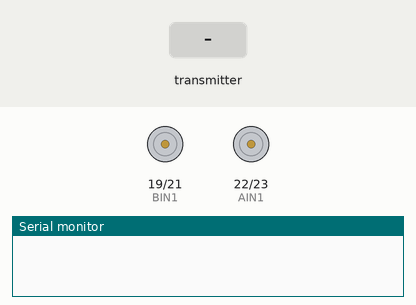
Simulated run of this sketch. Board: ESP32. Shown: motor-driver pin pairs drawn as motors (green arrow = first pin HIGH = forward, orange = second pin HIGH = backward, longer = more drive), the last lines printed to the serial monitor. The test bench sets the inputs (shaded band).

Above: at 1.2 s.
1.3 s: the transmitter starts sending motorA = 1024
At 2.4 s:
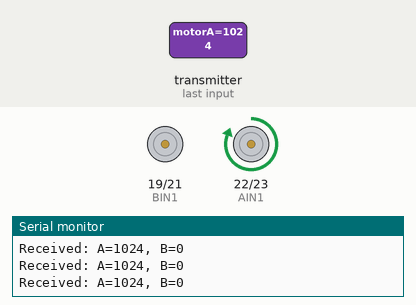
2.8 s: the transmitter starts sending motorB = 1024
At 3.7 s:
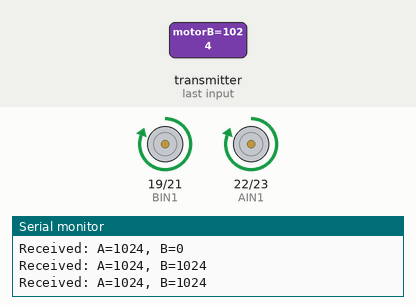
4.3 s: the transmitter starts sending motorA = 0
At 4.9 s:
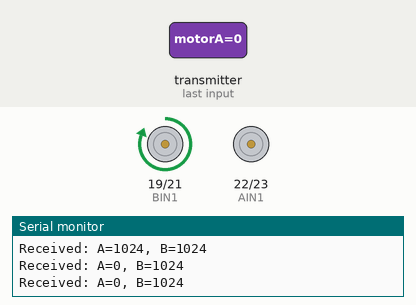
5.8 s: the transmitter starts sending motorA = 2048
At 7.0 s:
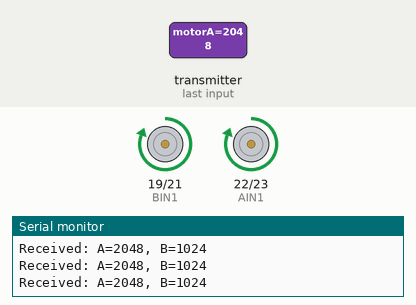
7.3 s: the transmitter starts sending motorB = 0
At 8.3 s:
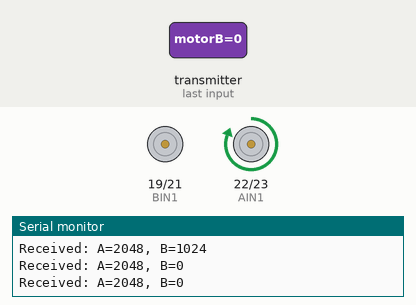
Timing chart, 0 to 9.8 s (numbered marks = the images above; inputs shaded):
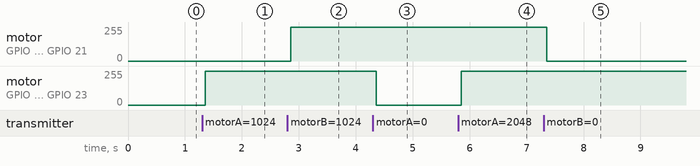

Measured:
- after the input at 1.3 s, motor on GPIO 22 (AIN1) / GPIO 23 (AIN2): stopped → forward 255/255 after 0.05 s
- after the input at 2.8 s, motor on GPIO 19 (BIN1) / GPIO 21 (BIN2): stopped → forward 255/255 after 0.06 s
- after the input at 4.3 s, motor on GPIO 22 (AIN1) / GPIO 23 (AIN2): forward 255/255 → stopped after 0.06 s
- after the input at 5.8 s, motor on GPIO 22 (AIN1) / GPIO 23 (AIN2): stopped → forward 255/255 after 0.05 s
- after the input at 7.3 s, motor on GPIO 19 (BIN1) / GPIO 21 (BIN2): forward 255/255 → stopped after 0.06 s

The sketch:

receiver_demo.ino
```cpp
#include <WiFi.h>
#include <esp_now.h>

// Motor pins
#define AIN1 22
#define AIN2 23
#define BIN1 19
#define BIN2 21

// PWM setup
#define PWM_CHANNEL_A 0
#define PWM_CHANNEL_B 1
#define PWM_FREQ 5000
#define PWM_RESOLUTION 8

// Motor control variables
volatile int motorASpeed = 0;
volatile int motorBSpeed = 0;

// Structure of incoming data
typedef struct struct_message {
  int motorA;
  int motorB;
} struct_message;

struct_message incomingData;

// Motor control task
void motorTask(void *pvParameters) {
  while (true) {
    // Apply motor A
    if (motorASpeed > 0) {
      ledcWrite(PWM_CHANNEL_A, motorASpeed);
      digitalWrite(AIN2, LOW);
    } else if (motorASpeed < 0) {
      ledcWrite(PWM_CHANNEL_A, abs(motorASpeed));
      digitalWrite(AIN1, LOW);
    } else {
      ledcWrite(PWM_CHANNEL_A, 0);
    }

    // Apply motor B
    if (motorBSpeed > 0) {
      ledcWrite(PWM_CHANNEL_B, motorBSpeed);
      digitalWrite(BIN2, LOW);
    } else if (motorBSpeed < 0) {
      ledcWrite(PWM_CHANNEL_B, abs(motorBSpeed));
      digitalWrite(BIN1, LOW);
    } else {
      ledcWrite(PWM_CHANNEL_B, 0);
    }

    vTaskDelay(10 / portTICK_PERIOD_MS);
  }
}

// Callback
void OnDataRecv(const uint8_t * mac, const uint8_t *incomingDataBytes, int len) {
  memcpy(&incomingData, incomingDataBytes, sizeof(incomingData));
  motorASpeed = incomingData.motorA;
  motorBSpeed = incomingData.motorB;
  Serial.printf("Received: A=%d, B=%d\n", motorASpeed, motorBSpeed);
}

void setup() {
  Serial.begin(115200);

  // Setup motor pins
  pinMode(AIN1, OUTPUT);
  pinMode(AIN2, OUTPUT);
  pinMode(BIN1, OUTPUT);
  pinMode(BIN2, OUTPUT);

  // PWM setup
  ledcSetup(PWM_CHANNEL_A, PWM_FREQ, PWM_RESOLUTION);
  ledcAttachPin(AIN1, PWM_CHANNEL_A);

  ledcSetup(PWM_CHANNEL_B, PWM_FREQ, PWM_RESOLUTION);
  ledcAttachPin(BIN1, PWM_CHANNEL_B);

  // WiFi in station mode
  WiFi.mode(WIFI_STA);

  // Init ESP-NOW
  if (esp_now_init() != ESP_OK) {
    Serial.println("Error initializing ESP-NOW");
    return;
  }

  esp_now_register_recv_cb(OnDataRecv);

  // Start motorTask
  xTaskCreatePinnedToCore(
    motorTask,      // task function
    "Motor Task",   // task name
    4096,           // stack size
    NULL,           // params
    1,              // priority
    NULL,           // task handle
    1               // run on core 1
  );
}

void loop() {
}
```
